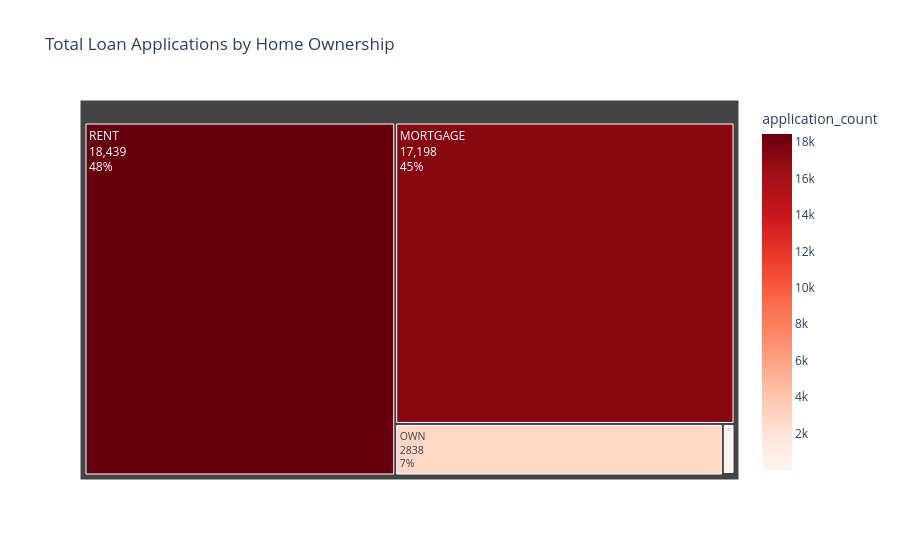

Source (notebook cell):
### Markdown cell above
### Home Ownership by Total Loan Applications

### Code cell
home_applications = df.groupby('home_ownership')['id'].count().reset_index()
home_applications.rename(columns={'id': 'application_count'}, inplace=True)

fig = px.treemap(
    home_applications,
    path=['home_ownership'],
    values='application_count',
    color='application_count',
    color_continuous_scale='Reds',
    title='Total Loan Applications by Home Ownership'
)

fig.update_traces(
    textinfo = 'label+value+percent root'
)

fig.show()

### Figure 1 — Plotly figure (JSON) as saved in the notebook; plotly's stock layout.template omitted (floating-point values rounded to 4 significant figures)
{"data": [{"branchvalues": "total", "customdata": [[17200.0], [3.0], [98.0], [2838.0], [18440.0]], "domain": {"x": [0, 1], "y": [0, 1]}, "hovertemplate": "labels=%{label}<br>application_count_sum=%{value}<br>parent=%{parent}<br>id=%{id}<br>application_count=%{color}<extra></extra>", "ids": ["MORTGAGE", "NONE", "OTHER", "OWN", "RENT"], "labels": ["MORTGAGE", "NONE", "OTHER", "OWN", "RENT"], "marker": {"coloraxis": "coloraxis", "colors": [17200.0, 3.0, 98.0, 2838.0, 18440.0]}, "name": "", "parents": ["", "", "", "", ""], "textinfo": "label+value+percent root", "type": "treemap", "values": [17200.0, 3.0, 98.0, 2838.0, 18440.0]}], "layout": {"coloraxis": {"colorbar": {"title": {"text": "application_count"}}, "colorscale": [[0, "rgb(255,245,240)"], [0.125, "rgb(254,224,210)"], [0.25, "rgb(252,187,161)"], [0.375, "rgb(252,146,114)"], [0.5, "rgb(251,106,74)"], [0.625, "rgb(239,59,44)"], [0.75, "rgb(203,24,29)"], [0.875, "rgb(165,15,21)"], [1, "rgb(103,0,13)"]]}, "legend": {"tracegroupgap": 0}, "title": {"text": "Total Loan Applications by Home Ownership"}}}
